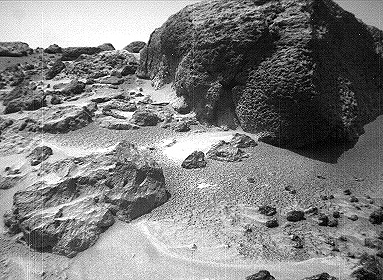
#> input picture images/Chimp_left.jpeg, 383 x 280 px, given in place of perra_7.jpg, which was not available
$ python test_GraphCut.py
#> lines starting #> are read from the running program, lines starting #| are printed output that depends on the picture; pictures that were not available may be replaced by others from this repository, and a replacement may not be noted
#> in main, imgLeft is the input picture: shape (280, 383, 3); min 0, max 255, mean 127.7
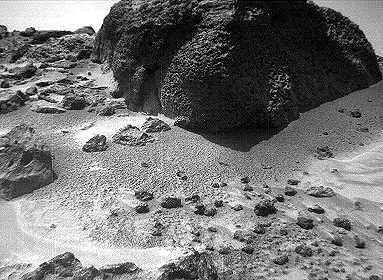
#> input picture images/Chimp_right.jpeg, 383 x 280 px, given in place of perra_8.jpg, which was not available
#> in main, imgRight is the input picture: shape (280, 383, 3); min 0, max 255, mean 116.6
### match.py
#!/usr/bin/env python3
# -*- coding: utf-8 -*-
"""
Created on Thu Mar 10 17:44:55 2022

@author: katie
"""

import energy
import numpy as np
import preprocessing
import cv2
import ancc
np.seterr(over='ignore')


# Define global variables
VAR_ALPHA = -1
VAR_ABSENT = -2
NEIGHBORS = [(0, -1), (1, 0)]
CUTOFF = 30
MAX_DENOM = int(2 ** 4)


# [26 lines left out: function set_fractions, not called in this run]


def fix_parameters(mch, params, K, lambda_, lambda1, lambda2):
    """
    :param mch: Match object
    :param params:
    :param K:
    :param lambda_:
    :param lambda1:
    :param lambda2:
    :return:
    """
    if K < 0:
        mch.setParameters(params)
        K = mch.getK()
    if lambda_ < 0:
        lambda_ = K / 5
    if lambda1 < 0:
        lambda1 = 3 * lambda_
    if lambda2 < 0:
        lambda2 = lambda_
    params = set_fractions(params, K, lambda1, lambda2)
    mch.setParameters(params)
    print("Fix parameters finished...")
    return mch


# [29 lines left out: functions coord_add, inRect, dist_interval, not called in this run]


class Parameters:
    def __init__(self, is_L2, denominator, edgeThresh, lambda1, lambda2, K, maxIter,
                 sigma_d, sigma_s,lambda_ancc, V_max, width, theta, gamma):
#> called with is_L2 = True, denominator = 1, edgeThresh = 8, lambda1 = -1, lambda2 = -1, K = -1, maxIter = 10, sigma_d = 14
        self.maxIter = maxIter
        self.K = K
        self.lambda2 = lambda2
        self.lambda1 = lambda1
        self.edgeThresh = edgeThresh
        self.L2 = is_L2
        self.denominator = denominator
        self.sigma_d = sigma_d
        self.sigma_s = sigma_s
        self.lambda_ancc = lambda_ancc
        self.V_max = V_max
        self.width = width
        self.theta = theta
        self.gamma= gamma


class CONST(object):
    val = int(2 ** 31 - 1)

    def __setattr__(self, *_):
        pass


# Main class for Kolmogorov-Zabih algorithm

class Match:

    def __init__(self, imgLeft, imgRight, color):
        """
        Constructor
        :param imgLeft: left input image
        :param imgRight: right input image
        :param color: is input image color ?
        """
#> called with color = True
        self.originalHeightL = imgLeft.shape[0]
#> self.originalHeightL = 280
        height = min(imgLeft.shape[0], imgRight.shape[0])
#> height = 280
        self.imSizeL = (height, imgLeft.shape[1])  # left image dimensions
#> self.imSizeL = (280, 383)
        self.imSizeR = (height, imgRight.shape[1])  # right image dimensions
#> self.imSizeR = (280, 383)
        self.posIter = np.ones(shape=self.imSizeL)
        self.color = color
        if color:
            self.imgL = self.imgR = None
            self.imgLMin = self.imgRMin = None
            self.imgLMax = self.imgRMax = None
            self.imgColorL = imgLeft
            self.imgColorR = imgRight
            self.imgColorLMin = self.imgColorLMax = None
            self.imgColorRMin = self.imgColorRMax = None
        else:
            self.imgColorL = self.imgColorR = None
            self.imgColorLMin = self.imgColorMin = None
            self.imgColorLMax = self.imgColorRMax = None
            self.imgL = imgLeft
            self.imgR = imgRight
            self.imgLMin = self.imgLMax = self.imgRMin = self.imgRMax = None

        self.dispMin = self.dispMax = 0  # range of disparities
        self.currentEnergy = 0  # current energy
        self.params = None  # set of parameters
        self.disparityL = np.zeros(shape=self.imSizeL, dtype=np.int64)  # disparity map
        self.vars0 = np.zeros(shape=self.imSizeL, dtype=np.int64)  # Variables before alpha expansion
        self.varsA = np.zeros(shape=self.imSizeL, dtype=np.int64)  # Variables after alpha expansion
        self.OCCLUDED = CONST()  # Special value of disparity meaning occlusion

    def getDisparity(self):
        return self.disparityL

    def SetDispRange(self, dMin, dMax):
        """
         Specify disparity range
         :param dMin: int
         :param dMax: int
         :return: void
        """
        self.dispMin = dMin
        self.dispMax = dMax
        self.disparityL = np.ones_like(self.disparityL, dtype=np.int64) * self.OCCLUDED.val

    def setParameters(self, params):
        self.params = params
        self.initSubPixel()
        return

    # [101 lines left out: functions getK, saveDisparity, run, not called in this run]

    def initSubPixel(self):
        """
        Preprocessing for faster Birchfield-Tomasi distance computation
        :return: void
        """
        if (self.imgL is not None) and (self.imgLMin is None):
            self.imgLMin = np.zeros(shape=self.imSizeL)
            self.imgLMax = np.zeros(shape=self.imSizeL)
            self.imgRMin = np.zeros(shape=self.imSizeR)
            self.imgRMin = np.zeros(shape=self.imSizeR)

            self.imgLMin, self.imgLMax = preprocessing.SubPixel(self.imgL, self.imgLMin.shape)
            self.imgRMin, self.imgRMax = preprocessing.SubPixel(self.imgR, self.imgRMin.shape)

        if (self.imgColorL is not None) and (self.imgColorLMin is None):
            self.imgColorLMin = np.zeros(shape=(self.imSizeL[0], self.imSizeL[1], 3))
            self.imgColorLMax = np.zeros(shape=(self.imSizeL[0], self.imSizeL[1], 3))
            self.imgColorRMin = np.zeros(shape=(self.imSizeR[0], self.imSizeR[1], 3))
            self.imgColorRMin = np.zeros(shape=(self.imSizeR[0], self.imSizeR[1], 3))

            self.imgColorLMin, self.imgColorLMax = preprocessing.SubPixelColor(self.imgColorL, self.imgColorLMin.shape)
            self.imgColorRMin, self.imgColorRMax = preprocessing.SubPixelColor(self.imgColorR, self.imgColorRMin.shape)

        return

    # Data penalty functions
    # [353 lines left out: functions data_penalty_gray, data_penalty_color, smoothness_penalty_gray, smoothness_penalty_color, data_occlusion_penalty, smoothness_penalty and 8 more, not called in this run]

### preprocessing.py
#!/usr/bin/env python3
# -*- coding: utf-8 -*-
"""
Created on Thu Mar 10 17:46:37 2022

@author: katie
"""

import numpy as np

# Preprocessing for Birchfield-Tomasi


# [26 lines left out: function SubPixel, not called in this run]


def SubPixelColor(imgColor, shape):
    """
    generate ImMin and ImMax from imgColor (color version)
    :param imgColor:
    :param shape:
    :return: numpy array imMin and imMax filled
    """
#> called with shape = (280, 383, 3)
    ymax, xmax, channels = shape
    imgMin = np.zeros(shape)
    imgMax = np.zeros(shape)

    for y in range(ymax):
        for x in range(xmax):
            for i in range(channels):
                I = int(imgColor[y, x, i])
                I1 = (int(imgColor[y, x - 1, i]) + I) / 2 if x > 0 else I
                I2 = (int(imgColor[y, x + 1, i]) + I) / 2 if x + 1 < xmax else I
                I3 = (int(imgColor[y - 1, x, i]) + I) / 2 if y > 0 else I
                I4 = (int(imgColor[y + 1, x, i]) + I) / 2 if y + 1 < ymax else I

                IMin = min([I, I1, I2, I3, I4])
                IMax = max([I, I1, I2, I3, I4])

                imgMin[y, x, i] = IMin
                imgMax[y, x, i] = IMax
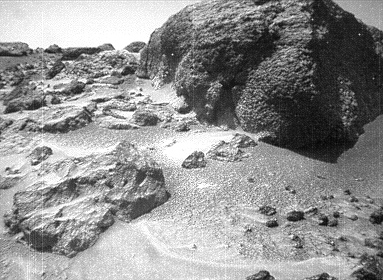
#> imgMax: shape (280, 383, 3) float64; min 0.5, max 255, mean 145.7
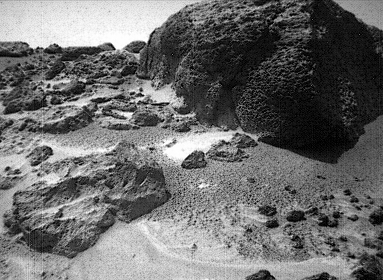
#> imgMin: shape (280, 383, 3) float64; min 0, max 255, mean 109.5

### test_GraphCut.py
#!/usr/bin/env python3
# -*- coding: utf-8 -*-
"""
Created on Thu Mar 10 17:51:13 2022

@author: katie
"""

import match
import cv2

# main programme
def main(file1, file2, color, dispMin, dispMax):
    # load two images
    imgLeft = cv2.imread(file1)
    imgRight = cv2.imread(file2)
    #imgLeft = imgLeft[200:, 100:]
    #imgLeft = cv2.resize(imgLeft, (200,300) ,interpolation = cv2.INTER_AREA)
    #imgRight = cv2.resize(imgRight, (200,300) ,interpolation = cv2.INTER_AREA)

    # Default parameters
    K = -1
    lambda_ = -1
    lambda1 = -1
    lambda2 = -1
    params = match.Parameters(is_L2=True,
                              denominator=1,
                              edgeThresh=8,
                              lambda1=lambda1,
                              lambda2=lambda2,
                              K=K,
                              maxIter=10,
                              sigma_d = 14,
                              sigma_s = 3.8,
                              lambda_ancc = 1/30,
                              V_max = 16,
                              width = 3,
                              theta = 0.7,
                              gamma = 1
                              )

    # create match instance
    m = match.Match(imgLeft, imgRight, color)
    m.SetDispRange(dispMin, dispMax)
    m = match.fix_parameters(m, params, K, lambda_, lambda1, lambda2)
    m.kolmogorov_zabih()
    m.saveDisparity("./results/disparity1.jpg")


if __name__ == '__main__':
    filename_left = "./images/perra_7.jpg"
    filename_right = "./images/perra_8.jpg"
    is_color = True
    disMin = -16
    disMax = 16
#> (the run stopped early here; a loop or call above may not have finished)
